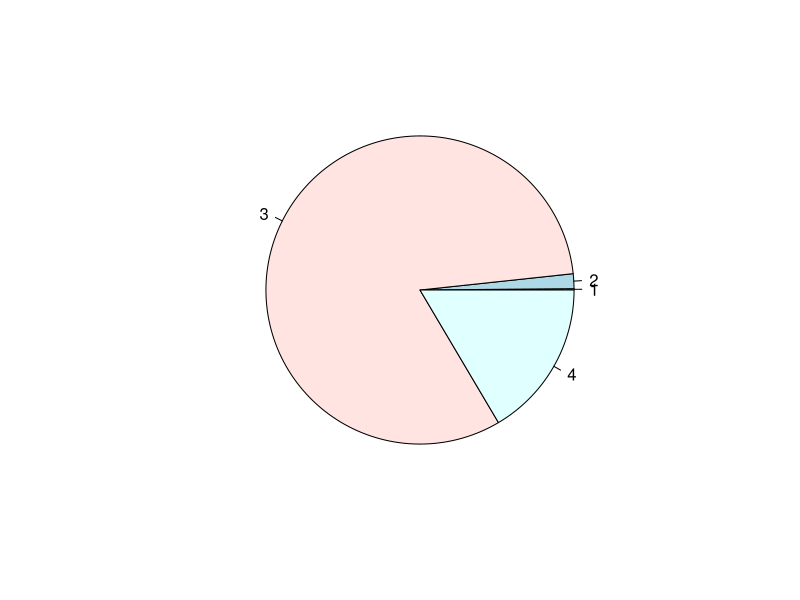
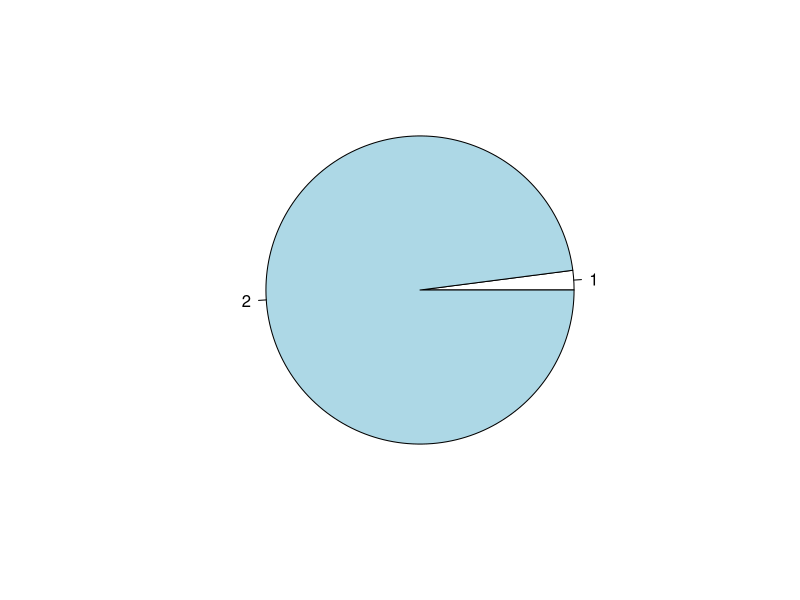
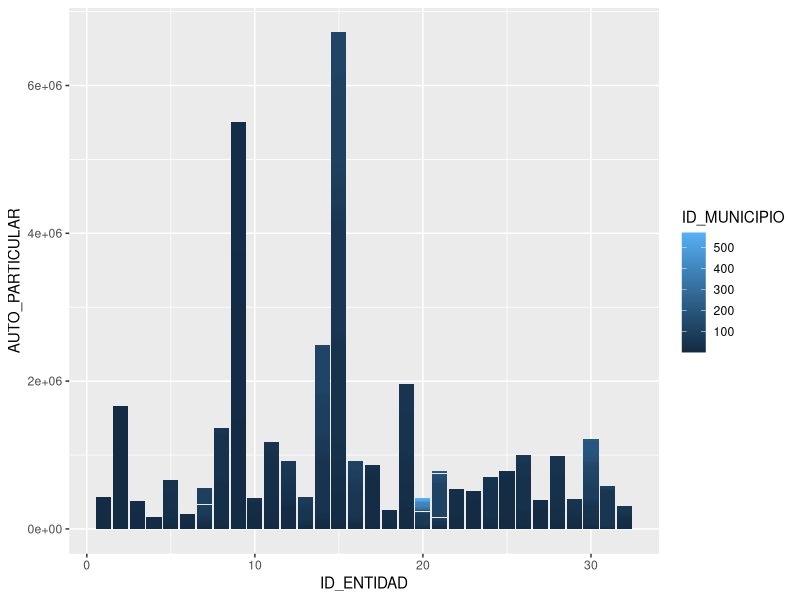
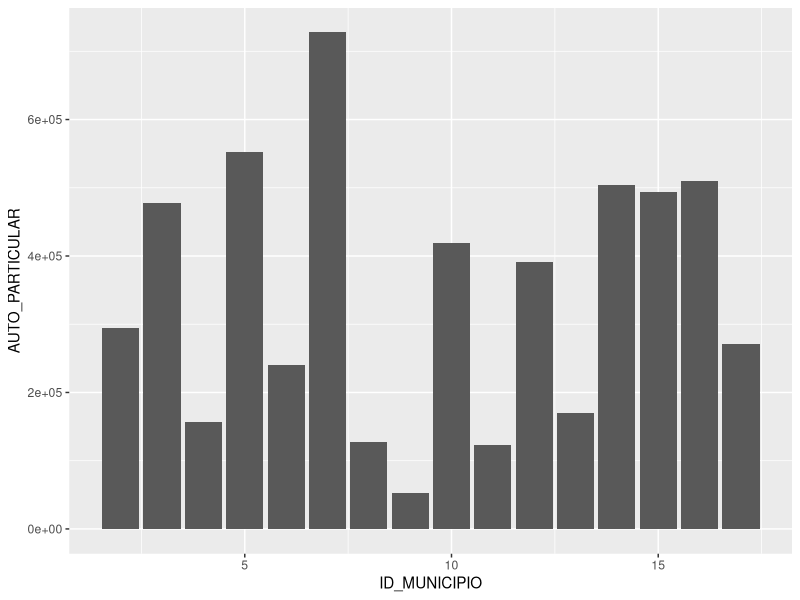
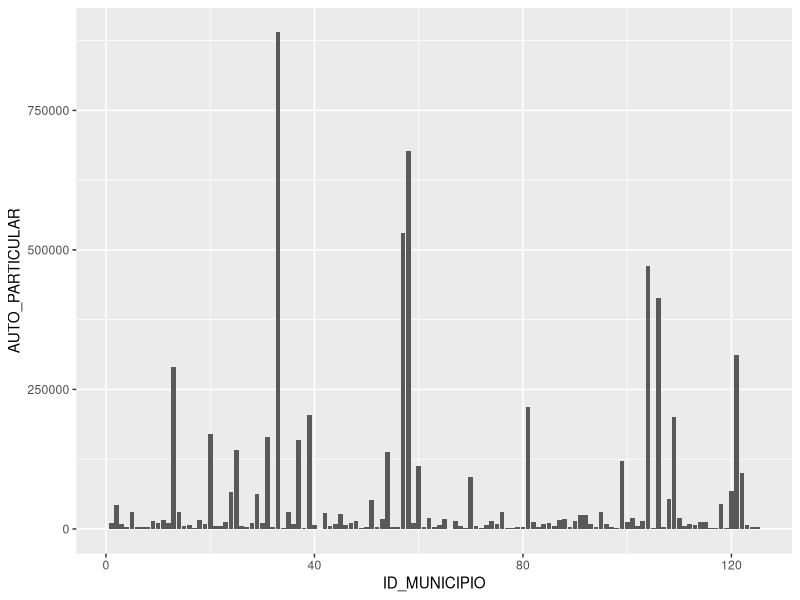
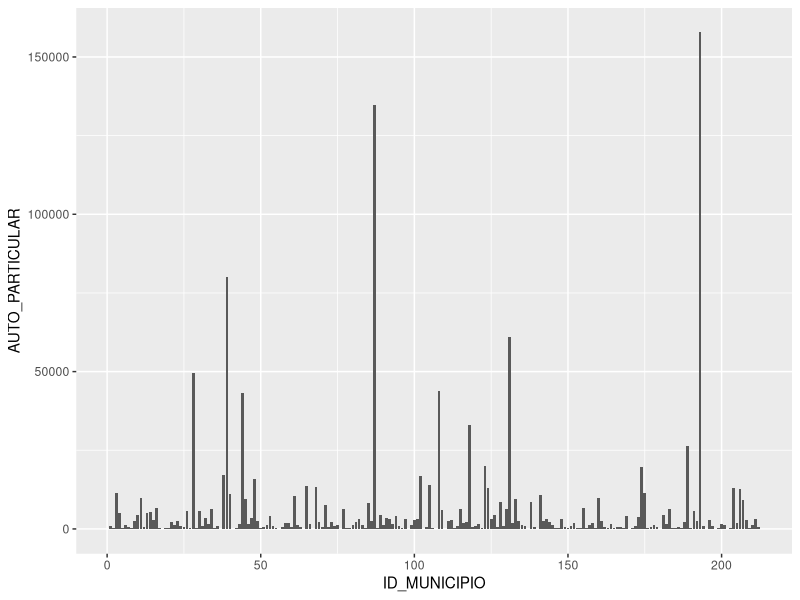

The R script that drew these images, in order:
## ---- chunk 1
##Carga de datos
datos <- read.csv("vmrc_anual_tr_cifra_2022.csv")
entidades <- read.csv("tc_entidad.csv")
library(ggplot2) 


## ---- chunk 2
## numero de autos en circulacion tendencia a los particualesres de todos los datos
numeroTotalAUTO_OFICIAL <- sum(datos$AUTO_OFICIAL)
numeroTotalAUTO_OFICIAL
numeroTotalAUTO_PUBLICO <- sum(datos$AUTO_PUBLICO)
numeroTotalAUTO_PUBLICO
numeroTotalAUTO_PARTICULAR <- sum(datos$AUTO_PARTICULAR)
numeroTotalAUTO_PARTICULAR 
numeroTotalOtroCiculacion <-
  sum(datos$CAM_PAS_OFICIAL) + sum(datos$CAM_PAS_PUBLICO) + 
  sum(datos$CYC_CARGA_OFICIAL) + sum(datos$CYC_CARGA_PUBLICO) +
  sum(datos$MOTO_OFICIAL) + sum(datos$MOTO_DE_ALQUILER) +
  sum(datos$MOTO_PARTICULAR)
vectorTotal <- c(sum(datos$AUTO_OFICIAL),sum(datos$AUTO_PUBLICO),sum(datos$AUTO_PARTICULAR),sum(numeroTotalOtroCiculacion))
## los datos de grafica tienen tendencia hacia carro particular que donde se tiene un mayor numero de registtros
pie(vectorTotal)


## ---- chunk 3
numeroTotalPublico <- sum(datos$CAM_PAS_PUBLICO) + sum(datos$AUTO_PUBLICO) + sum(datos$CYC_CARGA_PUBLICO)
numeroTotalPublico 
numeroTotalParticular <- sum(datos$CAM_PAS_PARTICULAR) + sum(datos$AUTO_PARTICULAR) + sum(datos$CYC_CARGA_PARTICULAR)
numeroTotalParticular
vectorPublicoPrivado<- c(numeroTotalPublico,numeroTotalParticular)

pie(vectorPublicoPrivado)
## ---- chunk 4
ggplot(datos , aes(x=ID_ENTIDAD,  y=AUTO_PARTICULAR ,fill = ID_MUNICIPIO)) + geom_col()
## ---- chunk 5
## es el dato mas llamativo porque no tienes ceros en la tablas en las otras medias tendencia a cero se tendria que hacer una ponderacion de datos para calcular las otras

## media total
mean(datos$AUTO_PARTICULAR)
# mediana total
median(datos$AUTO_PARTICULAR)
# varianza 
var(datos$AUTO_PARTICULAR)
# Desviación Estándar
sd(datos$AUTO_PARTICULAR)
#numero total por el pais
numeroTotalAUTO_PARTICULAR 
## ---- chunk 6
CiudadMexico<- subset(datos,datos$ID_ENTIDAD==9)
## media total
mediaDF<-mean(CiudadMexico$AUTO_PARTICULAR)
mediaDF
# mediana total
median(CiudadMexico$AUTO_PARTICULAR)
# varianza 
var(CiudadMexico$AUTO_PARTICULAR)
# Desviación Estándar
sd(CiudadMexico$AUTO_PARTICULAR)
#numero total por el estado
sum(CiudadMexico$AUTO_PARTICULAR)


## ---- chunk 7
ggplot(CiudadMexico, aes(x=ID_MUNICIPIO,  y=AUTO_PARTICULAR )) + geom_col()
## ---- chunk 8
Mexico<- subset(datos,datos$ID_ENTIDAD==15)
## media total
mediaMexico <- mean(Mexico$AUTO_PARTICULAR)
mediaMexico 
# mediana total
median(Mexico$AUTO_PARTICULAR)
# varianza 
var(Mexico$AUTO_PARTICULAR)
# Desviación Estándar
sd(Mexico$AUTO_PARTICULAR)
#numero total por el estado
sum(Mexico$AUTO_PARTICULAR)
## ---- chunk 9
ggplot(Mexico, aes(x=ID_MUNICIPIO,  y=AUTO_PARTICULAR )) + geom_col()
## ---- chunk 10
Veracruz<- subset(datos,datos$ID_ENTIDAD==30)

## media total
mediaVeracruz<-mean(Veracruz$AUTO_PARTICULAR)
mediaVeracruz
# mediana total
median(Veracruz$AUTO_PARTICULAR)
# varianza 
var(Veracruz$AUTO_PARTICULAR)
# Desviación Estándar
sd(Veracruz$AUTO_PARTICULAR)
#numero total por el estado
sum(Veracruz$AUTO_PARTICULAR)
## ---- chunk 11
ggplot(Veracruz, aes(x=ID_MUNICIPIO,  y=AUTO_PARTICULAR )) + geom_col()
